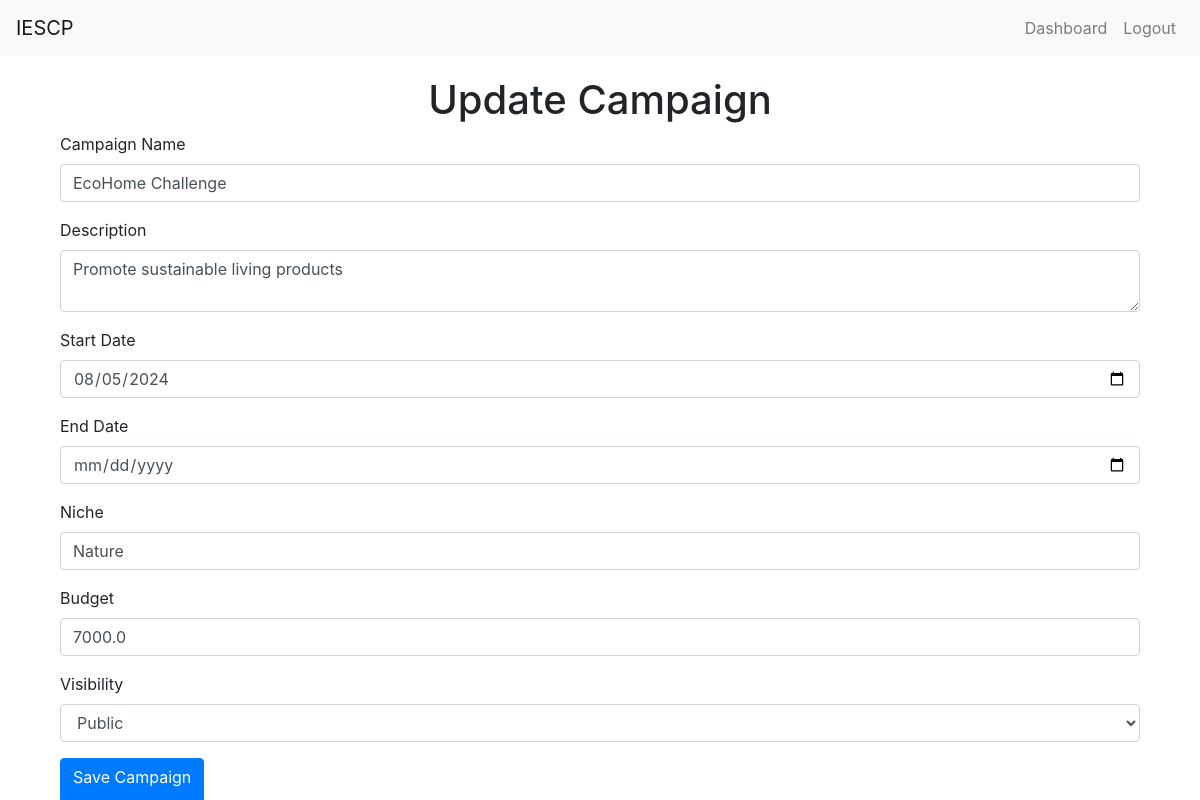
Screenshot of /campaign/3/update (signed in) with the database file from the repository.
### app.py (models this page shows, shortened)
class Campaign(db.Model):
    id = db.Column(db.Integer, primary_key=True)
    name = db.Column(db.String(100), nullable=False)
    description = db.Column(db.String(200))
    start_date = db.Column(db.DateTime, default=db.func.current_timestamp())
    end_date = db.Column(db.DateTime)
    niche = db.Column(db.String(100))
    budget = db.Column(db.Float, nullable=False)
    owner_id = db.Column(db.Integer, db.ForeignKey('user.id', ondelete='CASCADE'), nullable=False)
    visibility = db.Column(db.String(10))  # 'public' or 'private'
    flagged = db.Column(db.Boolean, default=False)
    ad_requests = db.relationship('AdRequest', backref='campaign', lazy=True, cascade='all, delete-orphan')

### app.py (the view)
@app.route('/campaign/<int:campaign_id>/update', methods=['GET', 'POST'])
@login_required
def update_campaign(campaign_id):
    campaign = Campaign.query.get_or_404(campaign_id)
    if campaign.owner != current_user:
        flash('Access unauthorized!', 'danger')
        return redirect(url_for('index'))
    form = CampaignForm()
    if form.validate_on_submit():
        campaign.name = form.name.data
        campaign.description = form.description.data
        campaign.start_date = form.start_date.data
        campaign.end_date = form.end_date.data
        campaign.budget = form.budget.data
        campaign.niche = form.niche.data
        campaign.visibility = form.visibility.data
        db.session.commit()
        flash('Campaign updated successfully!', 'success')
        return redirect(url_for('sponsor_dashboard'))
    elif request.method == 'GET':
        form.name.data = campaign.name
        form.description.data = campaign.description
        form.start_date.data = campaign.start_date
        form.end_date.data = campaign.end_date
        form.budget.data = campaign.budget
        form.niche.data = campaign.niche
        form.visibility.data = campaign.visibility
    return render_template('create_campaign.html', form=form, legend='Update Campaign')

### app.py
class CampaignForm(FlaskForm):
    name = StringField('Campaign Name', validators=[DataRequired()])
    description = TextAreaField('Description', validators=[DataRequired()])
    start_date = DateField('Start Date', format='%Y-%m-%d', validators=[DataRequired()])
    end_date = DateField('End Date', format='%Y-%m-%d', validators=[DataRequired()])
    niche = StringField('Niche', validators=[DataRequired()])
    budget = FloatField('Budget', validators=[DataRequired()])  # Change from DecimalField to FloatField
    visibility = SelectField('Visibility', choices=[('public', 'Public'), ('private', 'Private')], validators=[DataRequired()])
    submit = SubmitField('Save Campaign')

### app.py (called while the page is built)
@login_manager.user_loader
def load_user(user_id):
    return User.query.get(int(user_id))

### templates/create_campaign.html (shortened to what this page needs)
{% extends "layout.html" %}
{% block content %}
<div class="container">
    <h1 class="text-center">{{ legend }}</h1>
    <form method="POST">
        <div class="form-group">
            {{ form.name.label(class="form-label") }}
            {{ form.name(class="form-control") }}
        </div>
        <div class="form-group">
            {{ form.description.label(class="form-label") }}
            {{ form.description(class="form-control") }}
        </div>
        <div class="form-group">
            {{ form.start_date.label(class="form-label") }}
            {{ form.start_date(class="form-control") }}
        </div>
        <div class="form-group">
            {{ form.end_date.label(class="form-label") }}
            {{ form.end_date(class="form-control") }}
        </div>
        <div class="form-group">
            {{ form.niche.label(class="form-label") }}
            {{ form.niche(class="form-control") }}
        </div>
        <div class="form-group">
            {{ form.budget.label(class="form-label") }}
            {{ form.budget(class="form-control") }}
        </div>
        <div class="form-group">
            {{ form.visibility.label(class="form-label") }}
            {{ form.visibility(class="form-control") }}
        </div>
        <button type="submit" class="btn btn-primary">{{ form.submit.label }}</button>
    </form>
</div>
{% endblock %}

### templates/layout.html (style rules this page uses)
.container { margin-top: 20px; }

### rows the page displays
Campaign: name "EcoHome Challenge", description "Promote sustainable living products", start_date "08/05/2024", niche "Nature", budget "7000.0", visibility "Public"

### other values shown
{{ legend }} "Update Campaign"
